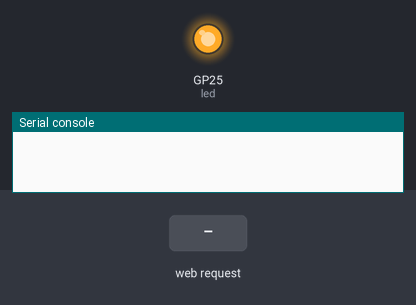
Simulated run of this program. Board: Raspberry Pi Pico running MicroPython. On the bench: output pins drawn as LEDs (lit = HIGH), the last lines printed to the serial console. The inputs (shaded band) are chosen by the test bench. The board's own WiFi access point starts at once; files that are not in the repository are absent.

Above: at 0.01 s.
At 4.2 s:
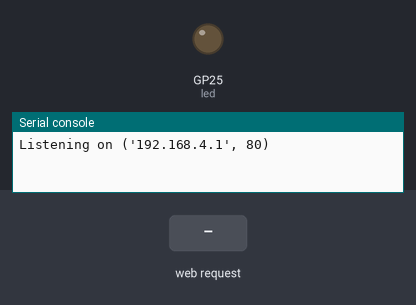
4.3 s: HTTP request GET / received
Timing chart, 0 to 7.3 s (numbered marks = the images above; inputs shaded):
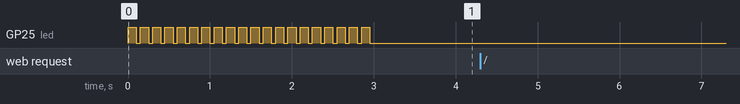

The program:

webserverAP.py
```python
# This is a webserver that allows data to be read from a Pico W
# The password is 12345678
# The SSID should be customized for each device
import rp2
import network
import machine
import socket
import utime
import uos

# Build the index.html file


# Set up the network
ap = network.WLAN(network.AP_IF)

### BE SURE TO CONFIGURE EACH DEVICE TO HAVE A UNIQUE SSID
ap.config(essid="LiaVU_AP1")

ap.config(password="12345678")
ap.active(True)

# We are going to blink the LED for each web request
led = machine.Pin('LED', machine.Pin.OUT)
led.off()

# Tell the user we are on webserver by rapid blinking of LED
for _ in range(20):
    led.on()
    utime.sleep_ms(100)
    led.off()
    utime.sleep_ms(50)

def executeDEL():
    # Delete CSV files
    import uos
    directory_path = '/'
    allfiles = uos.listdir()
    csvfiles = [file for file in allfiles if file.endswith('.csv')]
    print(csvfiles)
    # Cycle to delete each CSV file
    for csvfile in csvfiles:
        try:
            uos.remove(csvfile)
            print("File deleted successfully.")
        except Exception as e:
            print("Error deleting file.")

# HTTP server with socket
addr = socket.getaddrinfo('192.168.4.1', 80)[0][-1]

s = socket.socket()
s.bind(addr)
s.listen(10)

print('Listening on', addr)

# Listen for connections
while True:
    try:
        cl, addr = s.accept()
        led.on()
#        print('Client connected from', addr)
        r = str(cl.recv(1024))
        print(r)
        idx = r.find("POST")
        if (idx > -1):
            executeDEL()

        r = r[r.find("/"):]
        r = r[1:r.find(" ")]
        if (r == ""):
            r = "index.html"

        cl.send('HTTP/1.0 200 OK\r\nContent-type: text/html\r\n\r\n')
        f = open(r, 'r')
        while True:
            chunk = f.read(1024)  # Read the next 1KB chunk
            utime.sleep_ms(3)
            if not chunk:
                break
            cl.send(chunk)  # Send the next 1KB chunk
        cl.close()
        f.close()

        led.off()

    except OSError as e:
        cl.close()
        print('Connection closed')
        led.off()
```
